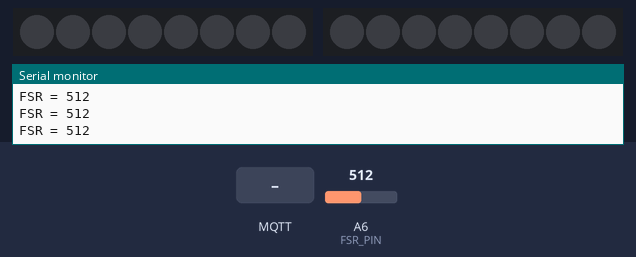
Recording of a sketch running on a simulated Arduino MKR. Shown: 2 × 8 RGB LEDs in strip order, left to right, the last lines printed to the serial monitor. The inputs (shaded band) are chosen by the test bench; at power-on: A6 (FSR_PIN) = 512 (analog values on the 0–1023 scale). WiFi joins after 1.5 s; servers stay silent unless stated; no MQTT or app messages arrive unless stated.

Above: at 4.7 s.
4.8 s: MQTT message "on" arrives on the first subscribed topic
At 5.2 s:
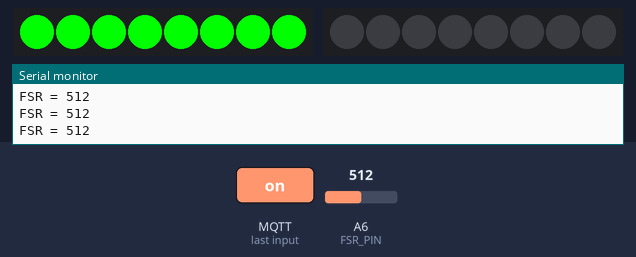
6.3 s: MQTT message "on" arrives on the second subscribed topic
At 7.4 s:
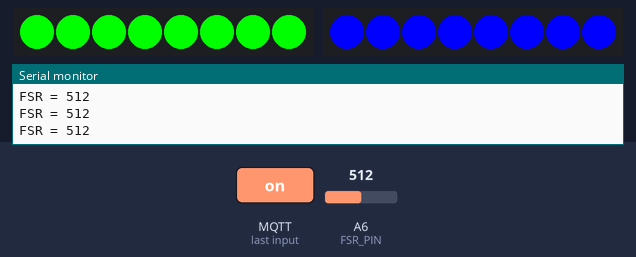
7.8 s: MQTT message "1" arrives on the first subscribed topic
At 9.1 s:
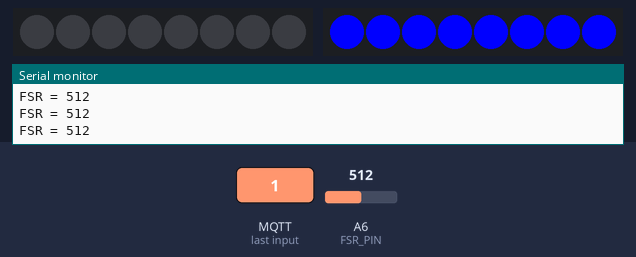
Timing chart, 0 to 10.8 s (numbered marks = the images above; inputs shaded):
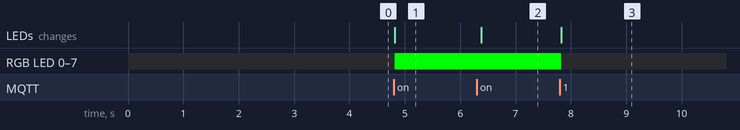

The sketch:

mqtt.ino
```cpp
#include <WiFiNINA.h>
#include <PubSubClient.h>
#include <Adafruit_NeoPixel.h>

// ========= WiFi =========
char ssid[] = "CE-Hub-Student";
char pass[] = "casa-ce-gagarin-public-service";

// ========= MQTT =========
const char* mqtt_host = "mqtt.cetools.org";
const int   mqtt_port = 1884;
const char* mqtt_user = "student";
const char* mqtt_pass = "ce2021-mqtt-forget-whale";

// ========= Topics =========
const char* pub_topic_B = "student/MUJI/hzh/B";
const char* sub_topic_A = "student/MUJI/hzh/A";
const char* sub_topic_C = "student/MUJI/hzh/C";

WiFiClient wifiClient;
PubSubClient mqttClient(wifiClient);

// ========= FSR =========
const int FSR_PIN = A6;

const int PRESS_ON_THRESHOLD   = 320;
const int RELEASE_ON_THRESHOLD = 260;

const int REQUIRED_STABLE_COUNT = 3;

const int SAMPLE_COUNT = 10;
const int SAMPLE_DELAY_MS = 3;

// ========= LED =========
#define LED1_PIN 6
#define LED2_PIN 7

Adafruit_NeoPixel led1(8, LED1_PIN, NEO_GRB + NEO_KHZ800);
Adafruit_NeoPixel led2(8, LED2_PIN, NEO_GRB + NEO_KHZ800);

// ========= 状态 =========
bool stateAOn = false;
bool stateCOn = false;

// B 的当前状态
bool currentStateBOn = true;
bool lastSentStateBOn = true;

int pressStableCount = 0;
int releaseStableCount = 0;

unsigned long lastPublishMs = 0;
const unsigned long republishInterval = 5000;

// ===== 更新 LED =====
void updateLEDs() {

  // LED1 -> A
  for(int i=0;i<8;i++)
  {
    if (stateAOn)
      led1.setPixelColor(i, led1.Color(0,255,0));
    else
      led1.setPixelColor(i, led1.Color(0,0,0));
  }

  led1.show();

  // LED2 -> C
  for(int i=0;i<8;i++)
  {
    if (stateCOn)
      led2.setPixelColor(i, led2.Color(0,0,255));
    else
      led2.setPixelColor(i, led2.Color(0,0,0));
  }

  led2.show();
}

// ===== MQTT 回调 =====
void onMqttMessage(char* topic, byte* payload, unsigned int length) {

  String topicStr = String(topic);
  String msg = "";

  for (unsigned int i = 0; i < length; i++)
    msg += (char)payload[i];

  msg.trim();

  Serial.print("MQTT ");
  Serial.print(topicStr);
  Serial.print(" = ");
  Serial.println(msg);

  if (topicStr == sub_topic_A) {

    stateAOn = (msg == "on");
    updateLEDs();

  }

  if (topicStr == sub_topic_C) {

    stateCOn = (msg == "on");
    updateLEDs();

  }
}

// ===== WiFi =====
void connectWiFi() {

  while (WiFi.status() != WL_CONNECTED) {

    Serial.print("Connecting WiFi...");
    WiFi.begin(ssid, pass);
    delay(2000);

  }

  Serial.println("WiFi connected");
}

// ===== MQTT =====
void connectMQTT() {

  mqttClient.setServer(mqtt_host, mqtt_port);
  mqttClient.setCallback(onMqttMessage);

  while (!mqttClient.connected()) {

    String clientId = "MKR1010-";
    clientId += String((uint32_t)WiFi.localIP(), HEX);

    if (mqttClient.connect(clientId.c_str(), mqtt_user, mqtt_pass)) {

      Serial.println("MQTT connected");

      mqttClient.subscribe(sub_topic_A);
      mqttClient.subscribe(sub_topic_C);

    } else {

      Serial.print("MQTT failed rc=");
      Serial.println(mqttClient.state());
      delay(2000);

    }
  }
}

// ===== FSR 平均采样 =====
int readFSR() {

  long sum = 0;

  for (int i = 0; i < SAMPLE_COUNT; i++) {

    sum += analogRead(FSR_PIN);
    delay(SAMPLE_DELAY_MS);

  }

  return sum / SAMPLE_COUNT;
}

// ===== 发布 B =====
void publishStateB(bool stateOn) {

  const char* payload = stateOn ? "on" : "off";

  Serial.print("Publish B = ");
  Serial.println(payload);

  mqttClient.publish(pub_topic_B, payload, true);
}

// ===== FSR 抗抖动 =====
void updateFSRState(int fsrValue) {

  if (currentStateBOn == true) {

    if (fsrValue >= PRESS_ON_THRESHOLD) {

      pressStableCount++;
      releaseStableCount = 0;

      if (pressStableCount >= REQUIRED_STABLE_COUNT) {

        currentStateBOn = false;
        pressStableCount = 0;
        releaseStableCount = 0;

      }

    } else pressStableCount = 0;

  }
  else {

    if (fsrValue <= RELEASE_ON_THRESHOLD) {

      releaseStableCount++;
      pressStableCount = 0;

      if (releaseStableCount >= REQUIRED_STABLE_COUNT) {

        currentStateBOn = true;
        pressStableCount = 0;
        releaseStableCount = 0;

      }

    } else releaseStableCount = 0;

  }
}

void setup() {

  Serial.begin(115200);
  while (!Serial) { delay(10); }

  analogReadResolution(10);

  led1.begin();
  led2.begin();

  led1.setBrightness(255);
  led2.setBrightness(255);

  led1.clear();
  led2.clear();

  led1.show();
  led2.show();

  connectWiFi();
  connectMQTT();

  int fsrValue = readFSR();

  int midThreshold = (PRESS_ON_THRESHOLD + RELEASE_ON_THRESHOLD)/2;

  currentStateBOn = (fsrValue < midThreshold);
  lastSentStateBOn = currentStateBOn;

  publishStateB(currentStateBOn);

  lastPublishMs = millis();

  updateLEDs();
}

void loop() {

  if (WiFi.status() != WL_CONNECTED)
    connectWiFi();

  if (!mqttClient.connected())
    connectMQTT();

  mqttClient.loop();

  int fsrValue = readFSR();

  Serial.print("FSR = ");
  Serial.println(fsrValue);

  updateFSRState(fsrValue);

  unsigned long now = millis();

  if (currentStateBOn != lastSentStateBOn) {

    publishStateB(currentStateBOn);
    lastSentStateBOn = currentStateBOn;
    lastPublishMs = now;

  }

  if (now - lastPublishMs >= republishInterval) {

    publishStateB(currentStateBOn);
    lastPublishMs = now;

  }

  delay(80);
}
```

Measured:
- after the input at 4.8 s, RGB LED 0–7: off → RGB(0, 255, 0) at once; the LEDs: change at once (image 1)
- after the input at 6.3 s, the LEDs: change after 0.08 s (image 2)
- after the input at 7.8 s, RGB LED 0–7: RGB(0, 255, 0) → off at once; the LEDs: change at once (image 3)
